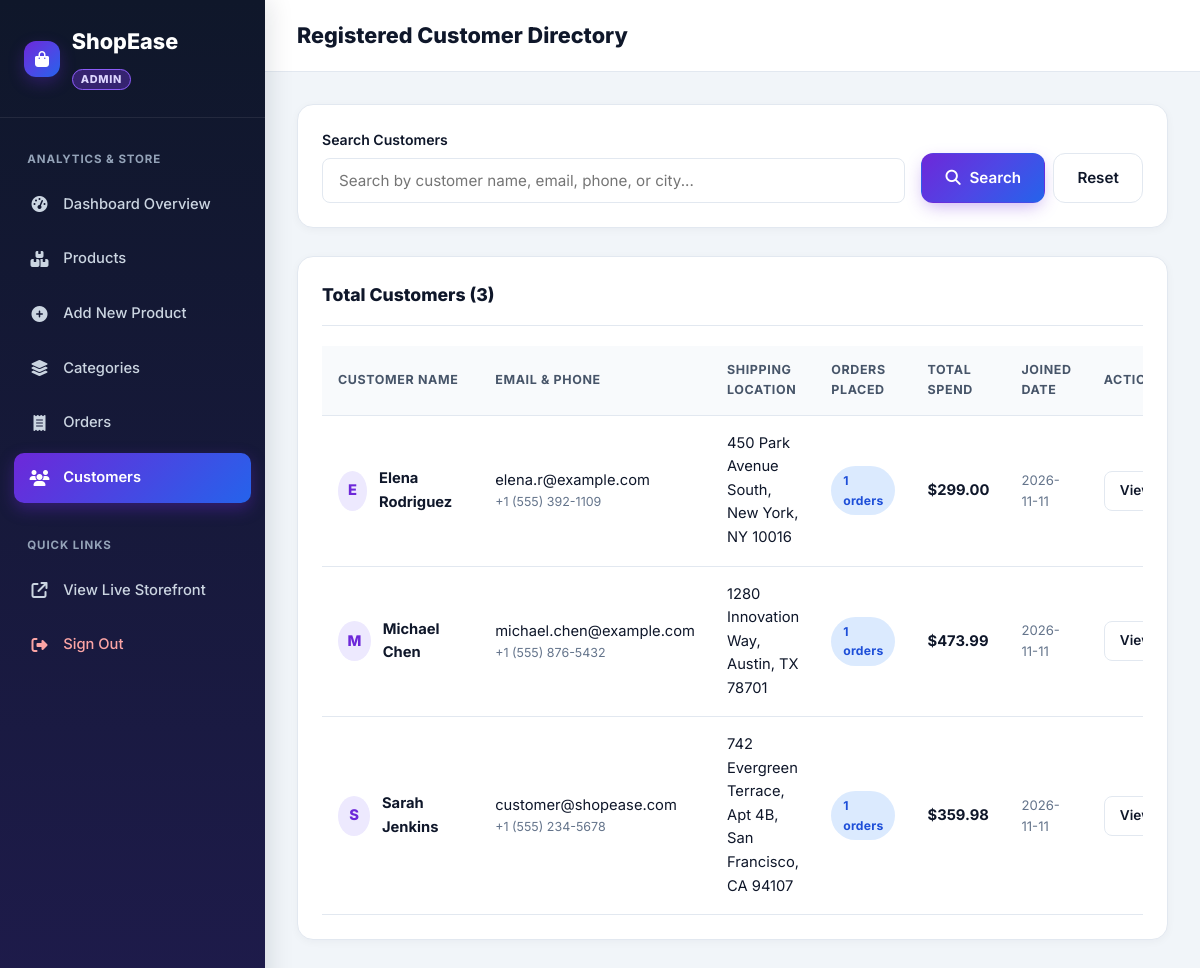
The app's page /admin/customers (signed in) with its own data.
### tables this page shows
CREATE TABLE users (
            id INTEGER PRIMARY KEY AUTOINCREMENT,
            full_name TEXT NOT NULL,
            email TEXT NOT NULL UNIQUE,
            password_hash TEXT NOT NULL,
            phone TEXT DEFAULT '',
            address TEXT DEFAULT '',
            city TEXT DEFAULT '',
            postal_code TEXT DEFAULT '',
            created_at TIMESTAMP DEFAULT CURRENT_TIMESTAMP
        );

### app.py (the view, shortened to what this page needs)
@app.route('/admin/customers', methods=['GET', 'POST'])
@admin_required
def admin_customers():
    conn = get_db_connection()
    q = request.args.get('q', '').strip()
    query = '''
        SELECT u.*,
               COUNT(o.id) AS orders_count,
               COALESCE(SUM(CASE WHEN o.status != 'Cancelled' THEN o.total_amount ELSE 0 END), 0) AS total_spent
        FROM users u
        LEFT JOIN orders o ON u.id = o.user_id
        WHERE 1=1
    '''
    params = []
    if q:
        query += ' AND (u.full_name LIKE ? OR u.email LIKE ? OR u.phone LIKE ? OR u.city LIKE ?)'
        params.extend([f'%{q}%', f'%{q}%', f'%{q}%', f'%{q}%'])
    query += ' GROUP BY u.id ORDER BY u.id DESC'
    customers = conn.execute(query, params).fetchall()
    conn.close()
    return render_template('admin/customers.html', customers=customers, q=q)

### app.py (called while the page is built)
def admin_required(f):
    @wraps(f)
    def decorated_function(*args, **kwargs):
        if 'admin_id' not in session:
            flash('Administrator authentication required.', 'warning')
            return redirect(url_for('admin_login'))
        return f(*args, **kwargs)
    return decorated_function

@app.context_processor
def inject_globals():
    conn = get_db_connection()
    nav_categories = conn.execute('SELECT id, name, slug, icon FROM categories ORDER BY id ASC').fetchall()
    conn.close()
    cart_summary = get_cart_items_and_totals()
    return {
        'nav_categories': nav_categories,
        'cart_count': cart_summary['total_qty'],
        'cart_subtotal': cart_summary['subtotal'],
        'current_user_id': session.get('user_id'),
        'current_user_name': session.get('user_name'),
        'current_user_email': session.get('user_email'),
        'current_admin_id': session.get('admin_id'),
        'current_admin_name': session.get('admin_name')
    }

### database.py (called while the page is built)
def get_db_connection():
    conn = sqlite3.connect(DB_PATH)
    conn.row_factory = sqlite3.Row
    conn.execute("PRAGMA foreign_keys = ON")
    return conn

### templates/admin/customers.html (shortened to what this page needs)
<!DOCTYPE html>
<html lang="en">
<head>
    <link rel="stylesheet" href="https://cdnjs.cloudflare.com/ajax/libs/font-awesome/6.5.1/css/all.min.css">
    <link rel="stylesheet" href="{{ url_for('static', filename='css/style.css') }}">
    <link rel="stylesheet" href="{{ url_for('static', filename='css/admin.css') }}">
</head>
<body class="admin-body">
    <aside class="admin-sidebar">
        <a href="{{ url_for('admin_dashboard') }}" class="admin-brand">
            <span class="brand-logo-icon" style="width:36px;height:36px;font-size:1rem;"><i class="fa-solid fa-bag-shopping"></i></span>
            <span class="hide-tablet">ShopEase <span class="admin-brand-badge">Admin</span></span>
        </a>
        <nav class="admin-nav">
            <span class="admin-nav-label hide-tablet">Analytics &amp; Store</span>
            <a href="{{ url_for('admin_dashboard') }}" class="admin-nav-link">
                <i class="fa-solid fa-gauge-high"></i> <span class="hide-tablet">Dashboard Overview</span>
            </a>
            <a href="{{ url_for('admin_products') }}" class="admin-nav-link">
                <i class="fa-solid fa-boxes-stacked"></i> <span class="hide-tablet">Products</span>
            </a>
            <a href="{{ url_for('admin_add_product') }}" class="admin-nav-link">
                <i class="fa-solid fa-circle-plus"></i> <span class="hide-tablet">Add New Product</span>
            </a>
            <a href="{{ url_for('admin_categories') }}" class="admin-nav-link">
                <i class="fa-solid fa-layer-group"></i> <span class="hide-tablet">Categories</span>
            </a>
            <a href="{{ url_for('admin_orders') }}" class="admin-nav-link">
                <i class="fa-solid fa-receipt"></i> <span class="hide-tablet">Orders</span>
            </a>
            <a href="{{ url_for('admin_customers') }}" class="admin-nav-link active">
                <i class="fa-solid fa-users"></i> <span class="hide-tablet">Customers</span>
            </a>
            <span class="admin-nav-label hide-tablet" style="margin-top:1rem;">Quick Links</span>
            <a href="{{ url_for('index') }}" class="admin-nav-link" target="_blank">
                <i class="fa-solid fa-arrow-up-right-from-square"></i> <span class="hide-tablet">View Live Storefront</span>
            </a>
            <a href="{{ url_for('admin_logout') }}" class="admin-nav-link" style="color:#fca5a5;">
                <i class="fa-solid fa-right-from-bracket"></i> <span class="hide-tablet">Sign Out</span>
            </a>
        </nav>
    </aside>
    <div class="admin-main">
        <header class="admin-topbar">
            <h1 style="font-size:1.35rem;font-weight:800;">Registered Customer Directory</h1>
        </header>
        <div class="admin-content">
            <div class="admin-card">
                <form action="{{ url_for('admin_customers') }}" method="GET" style="display:flex;gap:1rem;flex-wrap:wrap;align-items:flex-end;">
                    <div style="flex:1;min-width:260px;">
                        <label class="form-label">Search Customers</label>
                        <input type="text" name="q" value="{{ q }}" class="form-control" placeholder="Search by customer name, email, phone, or city...">
                    </div>
                    <div style="display:flex;gap:0.5rem;">
                        <button type="submit" class="btn btn-primary"><i class="fa-solid fa-magnifying-glass"></i> Search</button>
                        <a href="{{ url_for('admin_customers') }}" class="btn btn-outline">Reset</a>
                    </div>
                </form>
            </div>
            <div class="admin-card">
                <div class="admin-card-header">
                    <h2 style="font-size:1.1rem;font-weight:800;">Total Customers ({{ customers|length }})</h2>
                </div>
                <div class="admin-table-wrap">
                    <table class="admin-table">
                        <thead>
                            <tr>
                                <th>Customer Name</th>
                                <th>Email &amp; Phone</th>
                                <th>Shipping Location</th>
                                <th>Orders Placed</th>
                                <th>Total Spend</th>
                                <th>Joined Date</th>
                                <th>Actions</th>
                            </tr>
                        </thead>
                        <tbody>
                            {% for c in customers %}
                            <tr>
                                <td>
                                    <div style="display:flex;align-items:center;gap:0.75rem;">
                                        <div style="width:40px;height:40px;border-radius:50%;background:var(--purple-100);color:var(--purple-700);display:flex;align-items:center;justify-content:center;font-weight:800;">
                                            {{ c['full_name'][0]|upper }}
                                        </div>
                                        <div style="font-weight:700;">{{ c['full_name'] }}</div>
                                    </div>
                                </td>
                                <td>
                                    <div>{{ c['email'] }}</div>
                                    <div style="font-size:0.78rem;color:var(--admin-muted);">{{ c['phone'] or 'No phone' }}</div>
                                </td>
                                <td>
                                    {% if c['address'] or c['city'] %}
                                        {{ c['address'] }}{% if c['city'] %}, {{ c['city'] }}{% endif %} {{ c['postal_code'] }}
                                    {% else %}
                                        <span style="color:var(--admin-muted);">Not set</span>
                                    {% endif %}
                                </td>
                                <td><span class="badge badge-blue">{{ c['orders_count'] }} orders</span></td>
                                <td><strong>${{ "%.2f"|format(c['total_spent']) }}</strong></td>
                                <td style="font-size:0.82rem;color:var(--admin-muted);">{{ c['created_at'][:10] }}</td>
                                <td>
                                    <div style="display:flex;gap:0.5rem;">
                                        <a href="{{ url_for('admin_orders', q=c['email']) }}" class="btn btn-outline btn-sm">
                                            View Orders
                                        </a>
                                    </div>
                                </td>
                            </tr>
                            {% else %}
                            <tr>
                                <td colspan="7" style="text-align:center;padding:2.5rem;color:var(--admin-muted);">
                                    No customer accounts matched your search.
                                </td>
                            </tr>
                            {% endfor %}
                        </tbody>
                    </table>
                </div>
            </div>
        </div>
    </div>
</body>
</html>

### static/css/style.css (style rules this page uses)
:root { --bg-primary: #ffffff; --bg-secondary: #f8fafc; --bg-subtle: #f5f3ff; --bg-glass: rgba(255, 255, 255, 0.88); --purple-900: #3b0764; --purple-700: #6d28d9; --purple-600: #7c3aed; --purple-500: #8b5cf6; --purple-100: #ede9fe; --purple-50: #f5f3ff; --blue-700: #1d4ed8; --blue-600: #2563eb; --blue-500: #3b82f6; --blue-100: #dbeafe; --blue-50: #eff6ff; --gradient-brand: linear-gradient(135deg, #6d28d9 0%, #4f46e5 50%, #2563eb 100%); --gradient-brand-hover: linear-gradient(135deg, #5b21b6 0%, #4338ca 50%, #1d4ed8 100%); --gradient-soft: linear-gradient(135deg, #f5f3ff 0%, #eef2ff 50%, #eff6ff 100%); --gradient-dark: linear-gradient(135deg, #1e1b4b 0%, #312e81 55%, #1e3a8a 100%); --text-main: #0f172a; --text-secondary: #475569; --text-muted: #64748b; --text-light: #94a3b8; --border-color: #e2e8f0; --border-purple: #ddd6fe; --success: #10b981; --success-bg: #ecfdf5; --warning: #f59e0b; --warning-bg: #fffbeb; --danger: #ef4444; --danger-bg: #fef2f2; --info: #3b82f6; --info-bg: #eff6ff; --shadow-xs: 0 1px 2px rgba(15, 23, 42, 0.05); --shadow-sm: 0 4px 12px rgba(15, 23, 42, 0.05); --shadow-md: 0 10px 25px -5px rgba(79, 70, 229, 0.08), 0 8px 10px -6px rgba(15, 23, 42, 0.04); --shadow-lg: 0 20px 35px -10px rgba(109, 40, 217, 0.14), 0 10px 15px -5px rgba(37, 99, 235, 0.06); --shadow-glow: 0 10px 25px -4px rgba(109, 40, 217, 0.38); --radius-sm: 8px; --radius-md: 12px; --radius-lg: 18px; --radius-xl: 24px; --radius-full: 9999px; --transition: all 0.25s cubic-bezier(0.4, 0, 0.2, 1); --container-max: 1280px; }
*, *::before, *::after { box-sizing: border-box; margin: 0; padding: 0; }
html { scroll-behavior: smooth; }
body { font-family: 'Inter', -apple-system, BlinkMacSystemFont, 'Segoe UI', Roboto, sans-serif; background-color: var(--bg-primary); color: var(--text-main); line-height: 1.6; -webkit-font-smoothing: antialiased; min-height: 100vh; display: flex; flex-direction: column; }
a { color: inherit; text-decoration: none; transition: var(--transition); }
button, input, select, textarea { font-family: inherit; font-size: inherit; }
.brand-logo-icon { width: 42px; height: 42px; border-radius: 12px; background: var(--gradient-brand); color: #ffffff; display: inline-flex; align-items: center; justify-content: center; font-size: 1.2rem; box-shadow: 0 6px 16px rgba(109, 40, 217, 0.3); }
.btn { display: inline-flex; align-items: center; justify-content: center; gap: 0.55rem; padding: 0.75rem 1.45rem; border-radius: var(--radius-md); font-weight: 600; font-size: 0.95rem; border: 1.5px solid transparent; cursor: pointer; transition: var(--transition); text-align: center; white-space: nowrap; }
.btn-primary { background: var(--gradient-brand); color: #ffffff; box-shadow: 0 6px 18px -4px rgba(109, 40, 217, 0.4); }
.btn-outline { background-color: #ffffff; color: var(--text-main); border-color: var(--border-color); }
.btn-sm { padding: 0.5rem 0.95rem; font-size: 0.85rem; border-radius: var(--radius-sm); }
.badge { display: inline-flex; align-items: center; gap: 0.35rem; padding: 0.3rem 0.75rem; border-radius: var(--radius-full); font-size: 0.76rem; font-weight: 700; letter-spacing: 0.02em; }
.badge-blue { background-color: var(--blue-100); color: var(--blue-700); }
.form-label { display: block; font-size: 0.88rem; font-weight: 600; color: var(--text-main); margin-bottom: 0.4rem; }
.form-control { width: 100%; padding: 0.75rem 1rem; border-radius: var(--radius-sm); border: 1.5px solid var(--border-color); background-color: #ffffff; color: var(--text-main); font-size: 0.95rem; transition: var(--transition); }

### records on screen
users: full_name "E", full_name "Elena Rodriguez", email "elena.r@example.com", phone "+1 (555) 392-1109", address "450 Park Avenue South", city "New York, NY", postal_code "10016", orders_count "1", total_spent "299.00", created_at "2026-11-11"
users: full_name "M", full_name "Michael Chen", email "michael.chen@example.com", phone "+1 (555) 876-5432", address "1280 Innovation Way", city "Austin, TX", postal_code "78701", orders_count "1", total_spent "473.99", created_at "2026-11-11"
users: full_name "S", full_name "Sarah Jenkins", email "customer@shopease.com", phone "+1 (555) 234-5678", address "742 Evergreen Terrace, Apt 4B", city "San Francisco, CA", postal_code "94107", orders_count "1", total_spent "359.98", created_at "2026-11-11"

### other values on screen
{{ customers|length }} "3"
